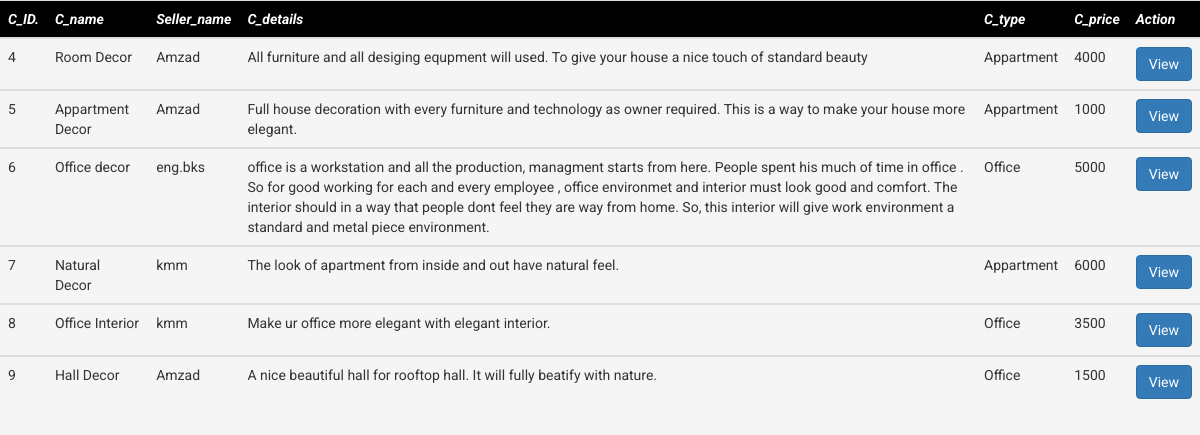
Screenshot of /indx_catalog_live_search.php with the database file from the repository.
### tables this page shows
CREATE TABLE `catalog` (
  `cid` int(11) NOT NULL,
  `c_name` varchar(255) DEFAULT NULL,
  `c_detail` text DEFAULT NULL,
  `url1` varchar(255) DEFAULT NULL,
  `url2` varchar(255) DEFAULT NULL,
  `url3` varchar(255) DEFAULT NULL,
  `c_oid` int(11) DEFAULT NULL,
  `c_type` varchar(255) DEFAULT NULL,
  `c_price` int(255) DEFAULT NULL
);

CREATE TABLE `userinfo` (
  `id` int(11) NOT NULL,
  `username` varchar(255) NOT NULL,
  `email` varchar(255) DEFAULT NULL,
  `address` varchar(255) DEFAULT NULL,
  `phn` varchar(255) DEFAULT NULL,
  `typ` varchar(255) DEFAULT NULL,
  `pass` varchar(255) DEFAULT NULL,
  `c_pass` varchar(255) DEFAULT NULL,
  `ulr` varchar(250) DEFAULT NULL,
  `qs` varchar(255) DEFAULT NULL,
  `ans` varchar(255) DEFAULT NULL
);

### indx_catalog_live_search.php (the view, shortened to what this page needs)
<?php
require "db.php";
$s=$_GET['q'];
$query2=mysqli_query($con,"SELECT * FROM catalog,userinfo WHERE catalog.c_oid=userinfo.id AND catalog.c_name like '$s%'");
?>
<!DOCTYPE html>
<html>
<head>
  <link rel="stylesheet" href="https://maxcdn.bootstrapcdn.com/bootstrap/3.4.1/css/bootstrap.min.css">
</head>
<body>
<table class="table">
  <tr class="thead-dark">
      <th>C_ID.</th>
      <th>C_name</th>
      <th>Seller_name</th>
      <th>C_details</th>
      <th>C_type</th>
      <th>C_price</th>
      <th>Action</th>
    </tr>
  <?php
  while($q2=mysqli_fetch_assoc($query2)){
    $count=0;
   if($count==0){
    echo"<tbody id=myTable1>
     <tr>
      <td>".$q2["cid"]."</td>
      <td>".$q2["c_name"]."</td>
      <td>".$q2["username"]."</td>
      <td>".$q2["c_detail"]."</td>
      <td>".$q2["c_type"]."</td>
      <td>".$q2["c_price"]."</td>
      <td><a href='indx_catalog_view.php?id=".$q2["cid"]."' class='btn btn-primary'>View</a>
      </tr></tbody>
    ";}
  }
  ?>
</table>
</body>
</html>

### indx_catalog_live_search.php (style rules this page uses)
body { margin: 0; padding: 0; background-color: whitesmoke; }
.thead-dark { background-color: black; color: white; }
table { font-family: "Roboto", sans-serif; padding: 80px; }
th { font-style: italic; }

### rows the page displays
catalog: cid "4", c_name "Room Decor", c_oid.username "Amzad", c_detail "All furniture and all desiging equpment will used. To give your house a nice touch of standard beauty", c_type "Appartment", c_price "4000"
catalog: cid "5", c_name "Appartment Decor", c_oid.username "Amzad", c_detail "Full house decoration with every furniture and technology as owner required. This is a way to make your house more elegant.", c_type "Appartment", c_price "1000"
catalog: cid "6", c_name "Office decor", c_oid.username "eng.bks", c_detail "office is a workstation and all the production, managment starts from here. People spent his much of time in office . So for good working for each and every employee , office environmet and interior must look good and comfort. The interior should in a way that people dont feel they are way from home. So, this interior will give work environment a standard and metal piece environment.", c_type "Office", c_price "5000"
catalog: cid "7", c_name "Natural Decor", c_oid.username "kmm", c_detail "The look of apartment from inside and out have natural feel.", c_type "Appartment", c_price "6000"
catalog: cid "8", c_name "Office Interior", c_oid.username "kmm", c_detail "Make ur office more elegant with elegant interior.", c_type "Office", c_price "3500"
catalog: cid "9", c_name "Hall Decor", c_oid.username "Amzad", c_detail "A nice beautiful hall for rooftop hall. It will fully beatify with nature.", c_type "Office", c_price "1500"
